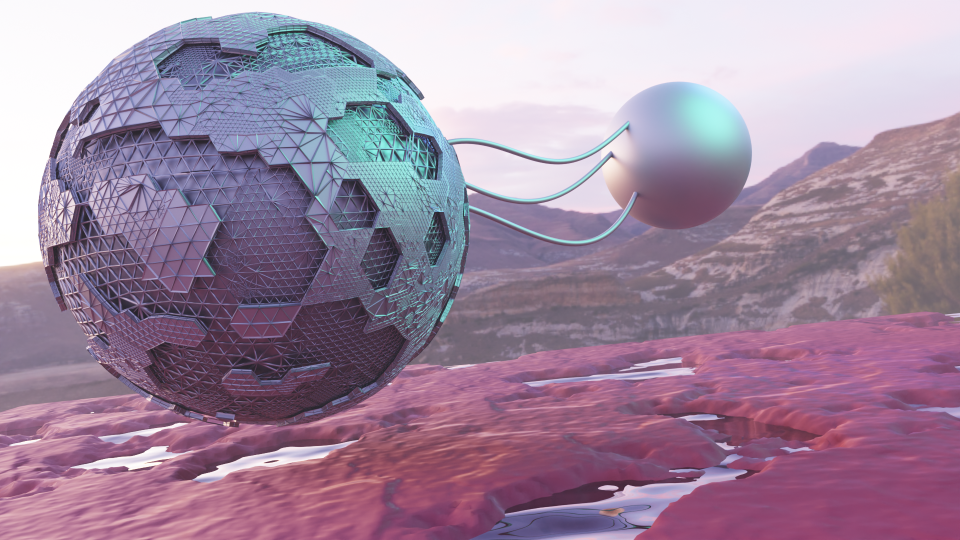
#> input picture image.png, 1920 x 1080 px (shown at 1/2 size)
$ python combine.py
#> lines starting #> are read from the running program, lines starting #| are printed output that depends on the picture; after the words box and inside, x2 and y2 are one past the last pixel; in counts of white or black regions, pixels touching at a corner belong together

# Importing the OpenCV library
import cv2
# import Numpy
import numpy as np


def run_histogram_equalization(image_path):
#> called with image_path = 'image.png'
    rgb_img = cv2.imread(image_path)
#> rgb_img is the input picture: shape (1080, 1920, 3); mean B, G, R 158.8, 136.1, 159
    # convert from RGB color-space to HSV
    hsv_img = cv2.cvtColor(rgb_img, cv2.COLOR_BGR2HSV)
#> hsv_img: shape (1080, 1920, 3); mean H, S, V 142.5, 61.3, 168.9
    # print(hsv_img[: , : , 2])

    # equalize the histogram of the V channel
    hsv_img[:, :, 2] = cv2.equalizeHist(hsv_img[:, :, 2])
#> hsv_img: shape (1080, 1920, 3); mean H, S, V 142.5, 61.3, 128.4

    # convert back to RGB color-space from YCrCb
    equalized_img = cv2.cvtColor(hsv_img, cv2.COLOR_HSV2BGR)
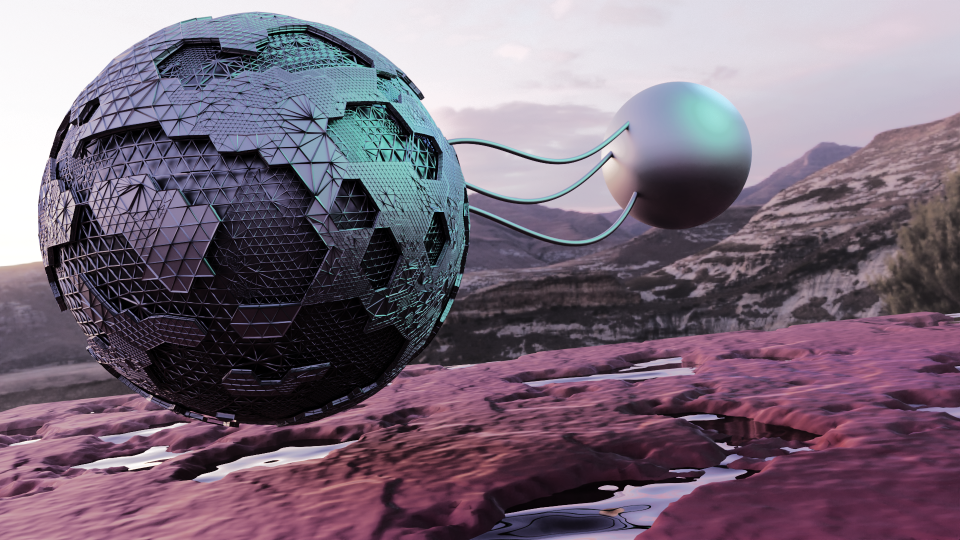
#> equalized_img: shape (1080, 1920, 3) (shown at 1/2 size); mean B, G, R 120.9, 105.7, 120.6

    return equalized_img


def remove_background(image):
    # RGB Image
    rgb_img = run_histogram_equalization(image)
    # Background Image
    background = cv2.imread("space.jpeg")
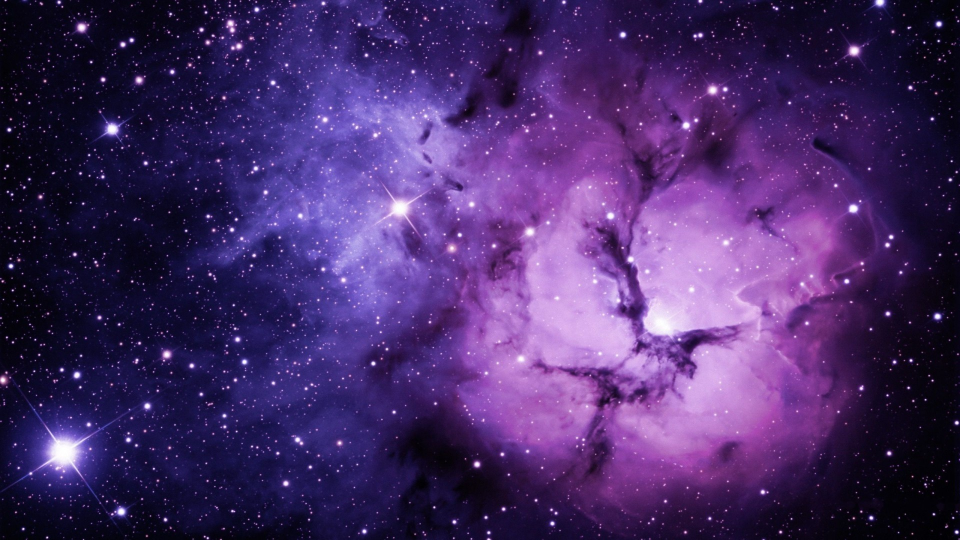
#> input picture space.jpeg, 1920 x 1080 px (shown at 1/2 size)
#> background is the input picture: shape (1080, 1920, 3); mean B, G, R 103.6, 43.6, 70.2
    # First Convert to Grayscale
    grey_scale_img = cv2.cvtColor(rgb_img, cv2.COLOR_BGR2GRAY)
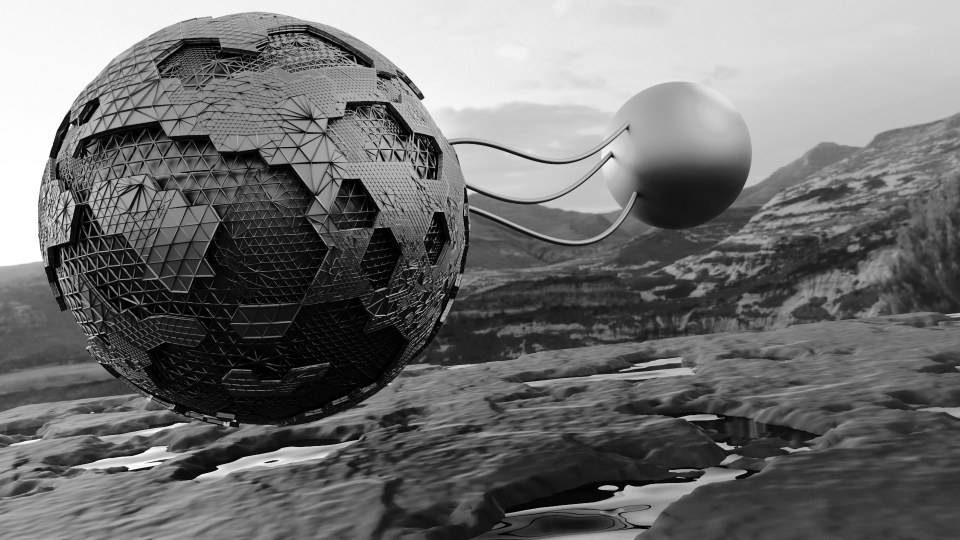
#> grey_scale_img: shape (1080, 1920) (shown at 1/2 size); min 0, max 255, mean 111.9

    _, baseline = cv2.threshold(grey_scale_img, 180, 255, cv2.THRESH_BINARY)
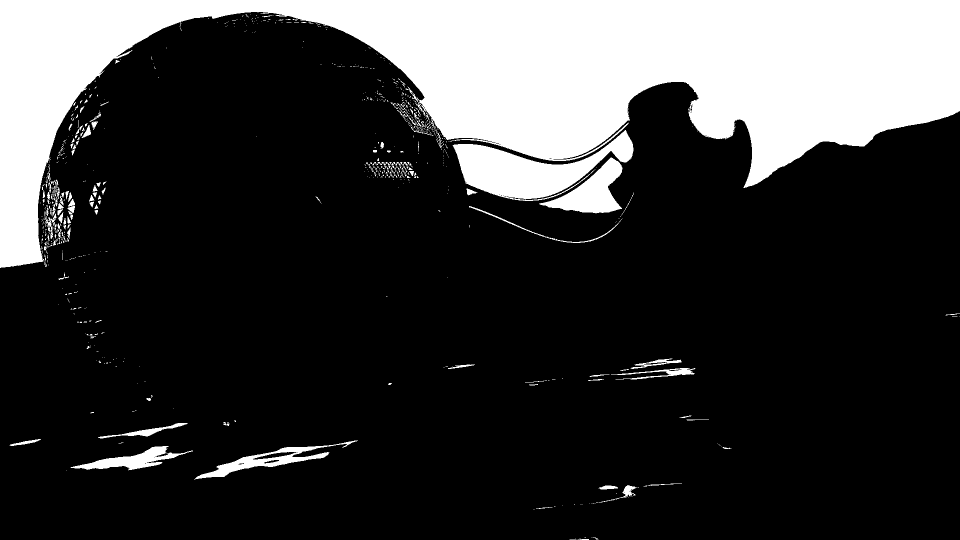
#> baseline: shape (1080, 1920) (shown at 1/2 size); 22.1% white; 863 white regions (743 under 20 px), largest, box (x1, y1, x2, y2) and area: (0, 0, 1920, 536) 406205, (905, 260, 1267, 402) 21916, (1078, 315, 1245, 427) 8030
    _, foreground = cv2.threshold(baseline, 196, 255, cv2.THRESH_BINARY_INV)

    # Update foreground with bitwise_and to extract real foreground
    fo = cv2.bitwise_and(
        background,
        background,
        mask=cv2.bitwise_not(foreground)
    )
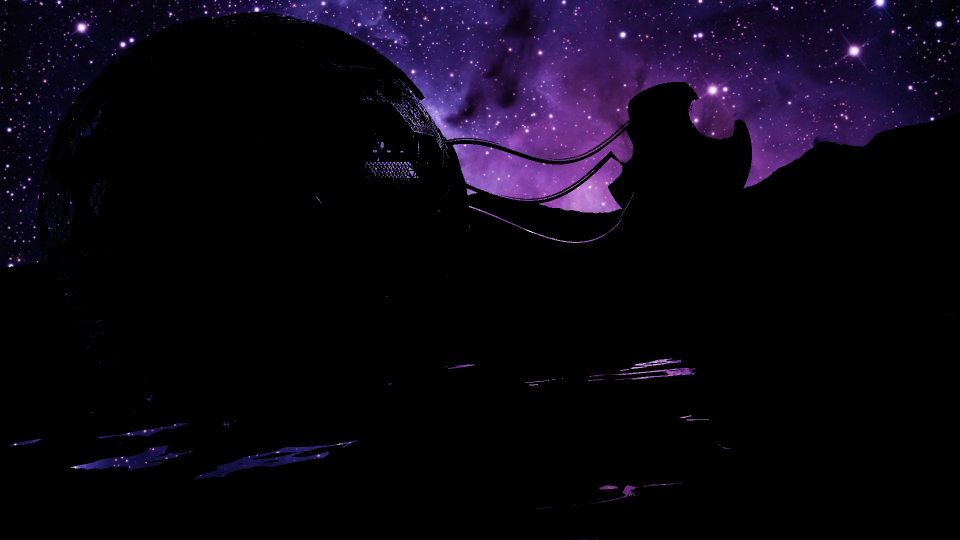
#> fo: shape (1080, 1920, 3) (shown at 1/2 size); mean B, G, R 17.9, 6.1, 11.3
    f = cv2.bitwise_and(rgb_img, rgb_img, mask=foreground)
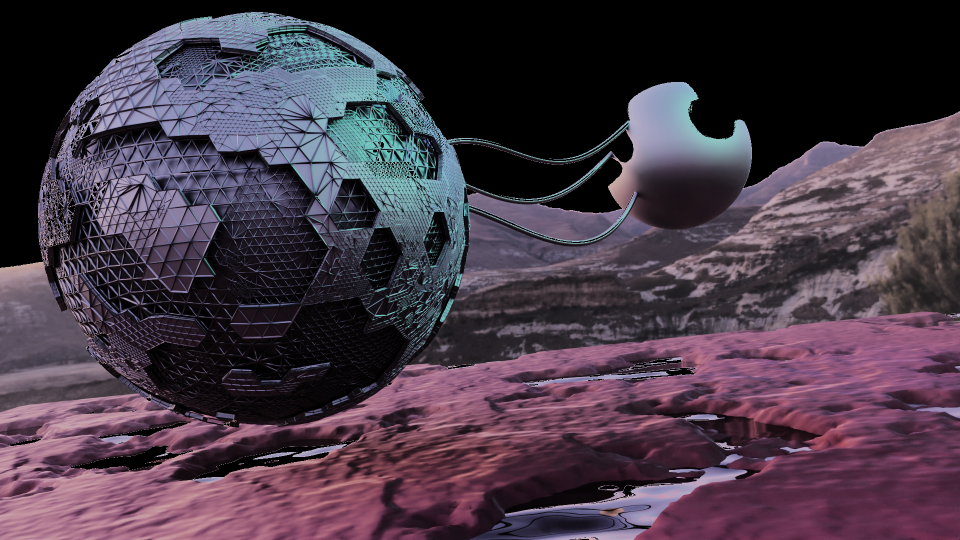
#> f: shape (1080, 1920, 3) (shown at 1/2 size); mean B, G, R 70.6, 57.1, 71.1
    ff = cv2.bitwise_or(fo, f, mask=None)
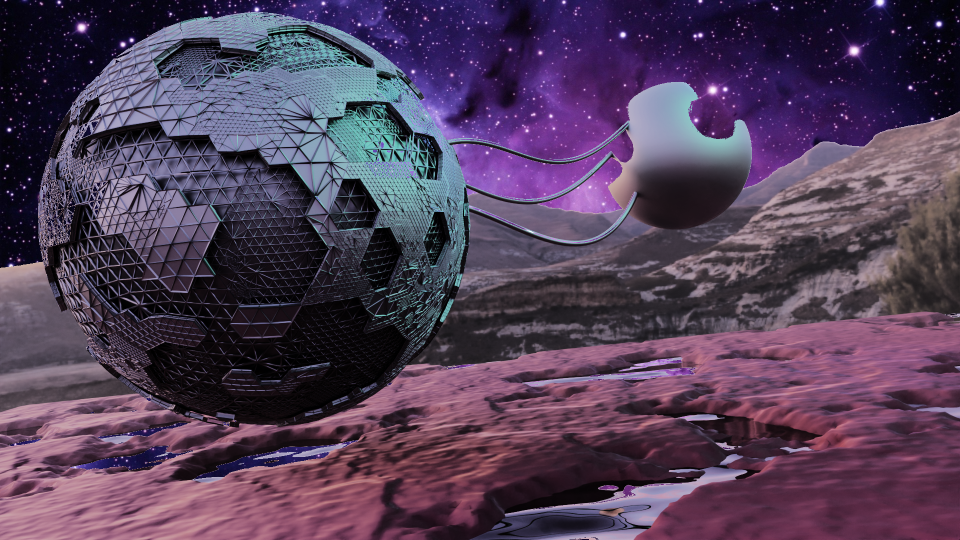
#> ff: shape (1080, 1920, 3) (shown at 1/2 size); mean B, G, R 88.5, 63.2, 82.3

    # Combine the background and foreground to obtain our final image
    # res = np.hstack((canvas, mask))
    cv2.imshow('Weighted Image', ff)

    # De-allocate any associated memory usage
    if cv2.waitKey(0) & 0xff == 27:
#> (key Esc is pressed here)
        cv2.destroyAllWindows()


# [44 lines left out: function get_contour, not called in this run]


remove_background("image.png")
